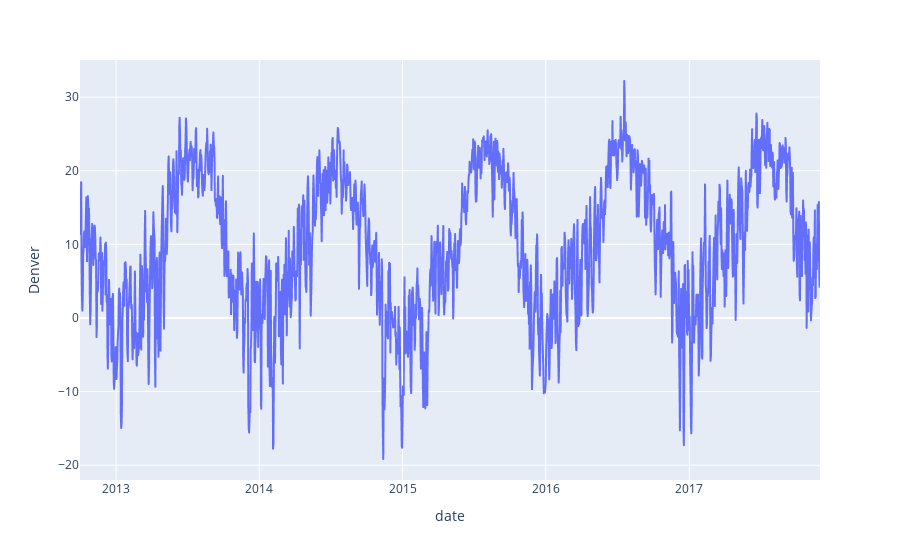

The cell this chart's notebook holds for it:
### Code cell
# Inspecting the Denver data

px.line(df_interp.groupby('date').agg({'Denver':'mean'}).reset_index(), x='date', y='Denver')

### Figure 1 — Plotly figure (JSON) as saved in the notebook; plotly's stock layout.template omitted (floating-point values rounded to 4 significant figures; data arrays with more than 128 entries replaced by an {"elided": "..."} marker saying what was removed)
{"data": [{"hovertemplate": "date=%{x}<br>Denver=%{y}<extra></extra>", "legendgroup": "", "line": {"color": "#636efa", "dash": "solid"}, "mode": "lines", "name": "", "showlegend": false, "type": "scattergl", "x": {"elided": "1887 str values"}, "xaxis": "x", "y": {"elided": "1887 float values"}, "yaxis": "y"}], "layout": {"legend": {"tracegroupgap": 0}, "margin": {"t": 60}, "xaxis": {"anchor": "y", "domain": [0, 1], "title": {"text": "date"}}, "yaxis": {"anchor": "x", "domain": [0, 1], "title": {"text": "Denver"}}}}
